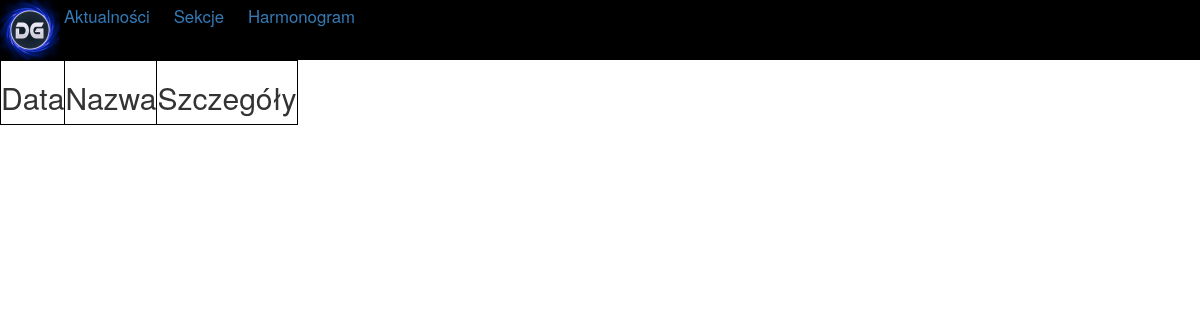
Before: /harmonogram with the older database file.
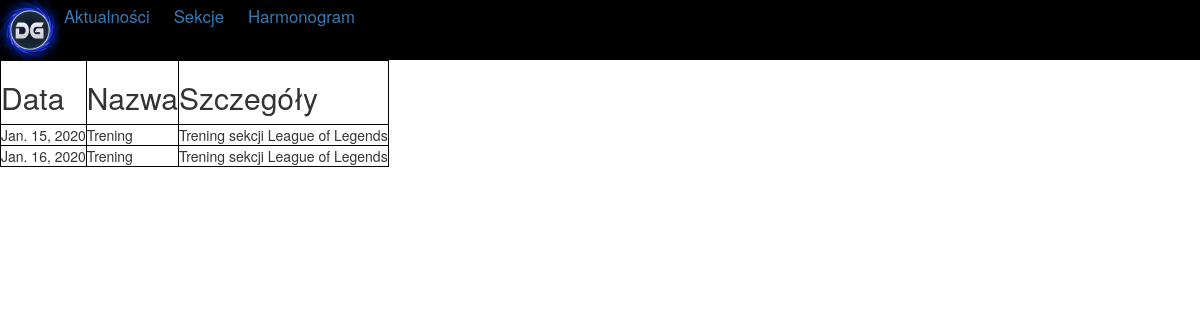
After: the same page with the newer database file.
### DruzynGaming/models.py (models this page shows, shortened)
class Kalendar(models.Model):
    date = models.DateField()
    event = models.ForeignKey(Event,on_delete=models.CASCADE)

class Event(models.Model):
    title = models.CharField(max_length=30,help_text='Tytuł')
    details = models.TextField(help_text='Szczegóły')
    def __str__(self):
        return (self.title)

### DruzynGaming/views.py (the view)
# urls.py: path('harmonogram', views.Harmonogram.as_view(), name='harmonogram'),
class Harmonogram(ListView):
    template_name = 'DruzynGaming/harmonogram.html'
    context_object_name = 'kalend'
    def get_queryset(self):
        return Kalendar.objects.all()

### templates/DruzynGaming/harmonogram.html (shortened to what this page needs)
<!DOCTYPE html>
<html lang="en">
<head>
    <link rel="stylesheet" href="../../static/css/style.css">
    {% load static %}
</head>
<body>
<div id="nav">
    <img src="{% static 'img/logo.png' %}">
    <a href="{% url 'aktualnosci' %}"><span class="nav">Aktualności</span></a>
    <a href="{% url 'sekcje' %}"><span class="nav">Sekcje</span></a>
    <a href="{% url 'harmonogram' %}"><span class="nav">Harmonogram</span></a>
    </div>
<div id="container">
     <table style ="border: 1px solid black;">
<tr style ="border: 1px solid black;">
    <td style ="border: 1px solid black;"><h2> Data </h2></td>	<td style ="border: 1px solid black;"><h2> Nazwa </h2></td> <td style ="border: 1px solid black;"><h2> Szczegóły </h2></td>
</tr>
 {% for objekt in kalend %}
<tr>
	<td style ="border: 1px solid black;"> {{ objekt.date }} </td>	<td style ="border: 1px solid black;"> {{ objekt.event }} </td> <td style ="border: 1px solid black;"> {{ objekt.event.details }} </td>
</tr>
 {% endfor %}
</table>
</div>
</body>
</html>

Changed rows visible on the page:
added Kalendar: date "Jan. 15, 2020", event "Trening", event.details "Trening sekcji League of Legends"
added Kalendar: date "Jan. 16, 2020", event "Trening", event.details "Trening sekcji League of Legends"
